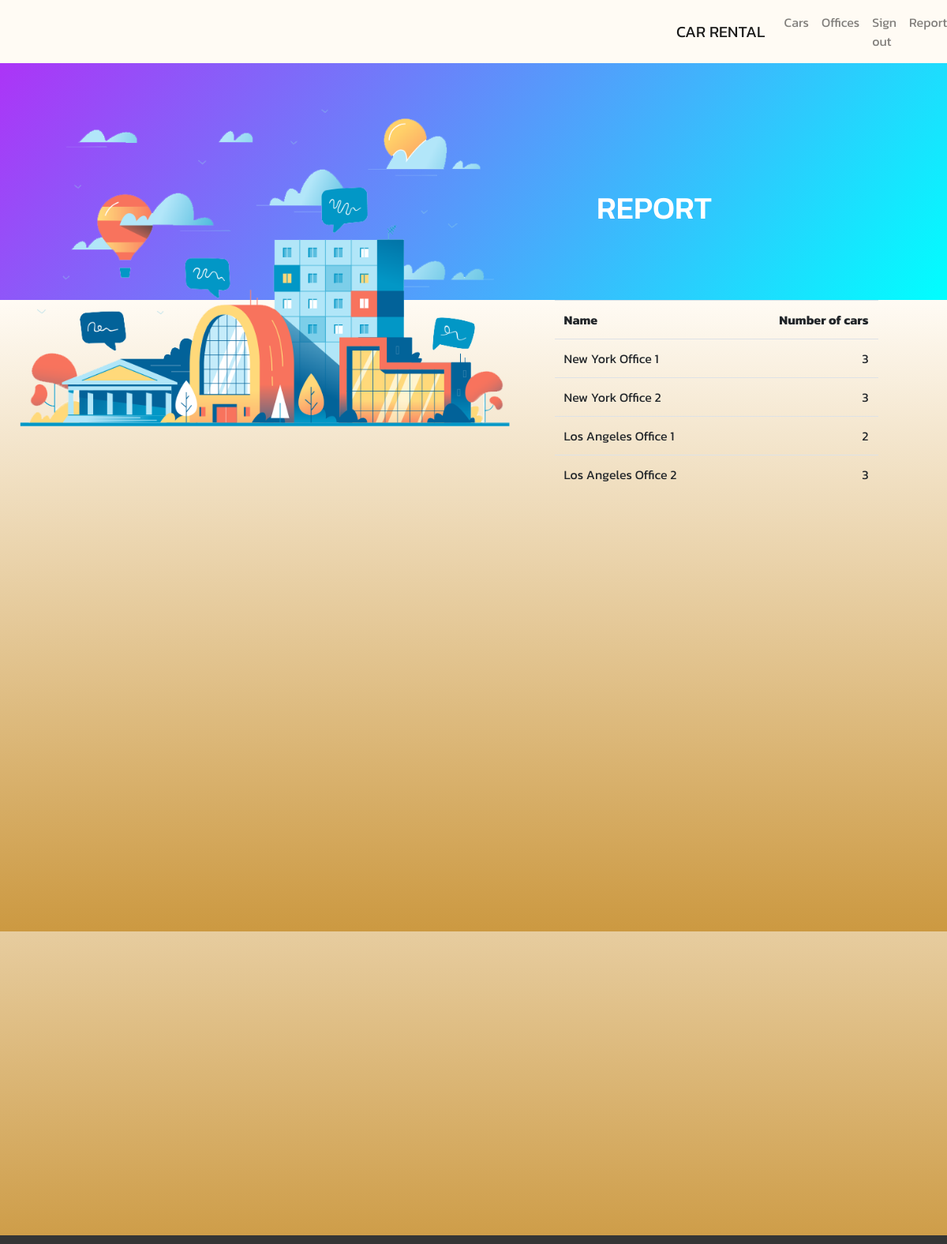
/report.php (signed in), run on the app's committed database.
### tables this page shows
CREATE TABLE `office` (
  `office_id` int(11) NOT NULL,
  `location` varchar(255) DEFAULT NULL,
  `name` varchar(90) NOT NULL
);

### report.php (the view, shortened to what this page needs)
<?php include('config.php');
?>
<?php include_once('partials/head.php'); ?>
<?php include_once('partials/navbar.php'); ?>
<?php
    $res=mysqli_query($conn, "SELECT * FROM client WHERE `client_id`=".$_SESSION['user']);
    $userRow=mysqli_fetch_array($res, MYSQLI_ASSOC);
    $sql = "SELECT * FROM office";
    $sql1= "SELECT COUNT(*) FROM car
    JOIN office on car.FK_office_id = office.office_id
    WHERE office.name = 'New York Office 1'";
    $sql2= "SELECT COUNT(*) FROM car
    JOIN office on car.FK_office_id = office.office_id
    WHERE office.name = 'New York Office 2'";
    $sql3= "SELECT COUNT(*) FROM car
    JOIN office on car.FK_office_id = office.office_id
    WHERE office.name = 'Los Angeles Office 1'";
    $sql4= "SELECT COUNT(*) FROM car
    JOIN office on car.FK_office_id = office.office_id
    WHERE office.name = 'Los Angeles Office 2'";
    $res1 = mysqli_query($conn, $sql1);
    $count1 = mysqli_fetch_assoc($res1);
    foreach ($count1 as $key) {
        $count1 = ((int)$key);
    }
    $res2 = mysqli_query($conn, $sql2);
    $count2 = mysqli_fetch_assoc($res2);
    foreach ($count2 as $key) {
        $count2 = ((int)$key);
    }
    $res3 = mysqli_query($conn, $sql3);
    $count3 = mysqli_fetch_assoc($res3);
    foreach ($count3 as $key) {
        $count3 = ((int)$key);
    }
    $res4 = mysqli_query($conn, $sql4);
    $count4 = mysqli_fetch_assoc($res4);
    foreach ($count4 as $key) {
        $count4 = ((int)$key);
    }
    $countArray = [];
    array_push($countArray,$count1,$count2,$count3,$count4);
    $result = mysqli_query($conn, $sql);
    $offices = mysqli_fetch_all($result, MYSQLI_ASSOC);
?>
<div class="container-fluid banner-office">
    <img src="img/office1.png" alt="">
    <h1 class="blend-text">Report</h1>
</div>
<div class="container-fluid">
    <div class="row">
    <?php if ($userRow['admin_status']) { ?>
    <table class="table col-lg-4 offset-lg-7">
        <tr>
            <th>Name</th>
            <th class="text-right">Number of cars</th>
        </tr>
        <?php foreach ($offices as $key => $value) {
            $item = $countArray[$key];
            ?>
        <tr>
            <td><?php echo $value['name']; ?></td>
            <td class="text-right"><?php echo $item ?></td>
        </tr>
        <?php } ?>
    </table>
    <? } else { ?>
    <p class="col-lg-4 offset-lg-7">You dont have the rights to see this.</p>
<?php } ?>
</div>
</div>
<?php include('partials/footer.php'); ?>

### style/main.css (style rules this page uses)
html, body, .container-fluid { height: 100%; margin: 0; padding: 0; background: linear-gradient(#fffbf4, #cc9941); }
body { font-family: "Kanit", sans-serif; height: 100%; }
.banner-office { background: linear-gradient(129deg, #ac34f7, cyan); padding: 30px; height: 300px; position: relative; }
.banner-office img { position: absolute; left: 10%; top: -39%; }
@media (max-width: 1273px) and (min-width: 992px) { .banner-office img { width: 54%; top: 5%; left: 1%; } }
.banner-office .blend-text { text-transform: uppercase; position: absolute; left: 63%; top: 37%; font-size: 4.5rem !important; color: white; }
@media (max-width: 1350px) and (min-width: 922px) { .banner-office .blend-text { font-size: 2.5rem !important; top: 53%; } }

### data on the page
office: name "New York Office 1", item "3"
office: name "New York Office 2", item "3"
office: name "Los Angeles Office 1", item "2"
office: name "Los Angeles Office 2", item "3"
